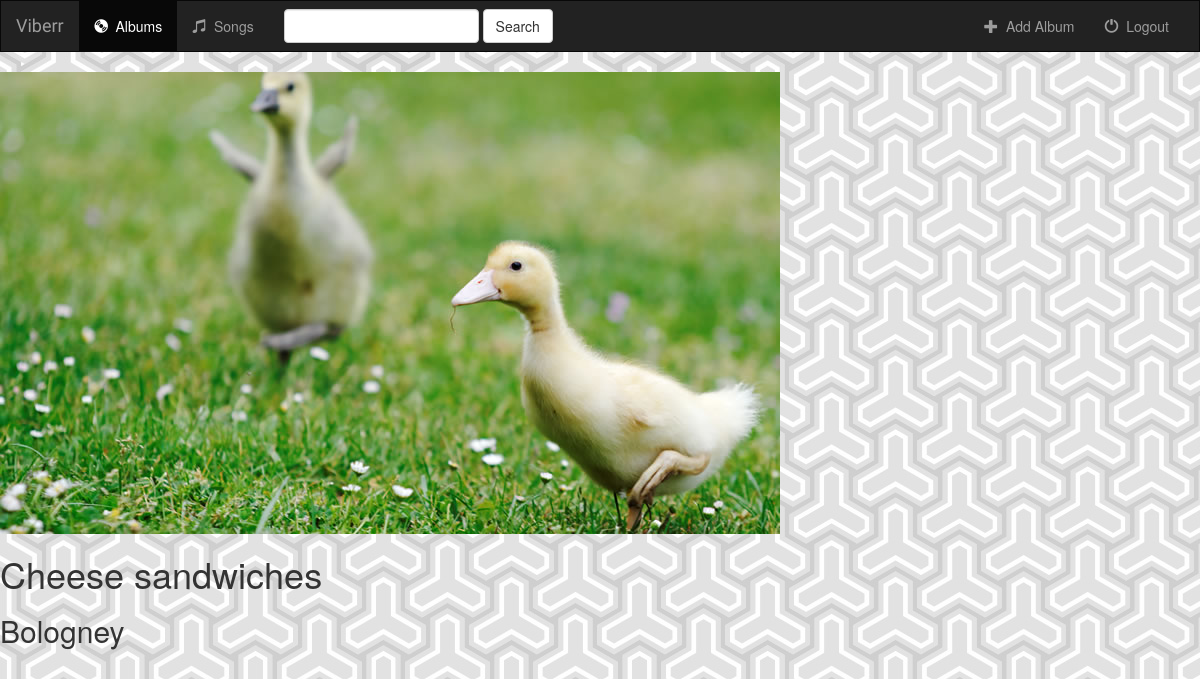
The app's page /music/1/ with its own data.
### music/models.py (models this page shows, shortened)
class Album(models.Model):
    artist = models.CharField(max_length=250)
    album_title = models.CharField(max_length=500)
    genre = models.CharField(max_length=100)
    album_logo = models.FileField()

### music/views.py (the view)
# urls.py: url(r'^(?P<pk>[0-9]+)/$', views.DetailView.as_view(), name='detail'),
class DetailView(generic.DetailView):
    model = Album
    template_name = 'music/detail.html'

### music/templates/music/detail.html (shortened to what this page needs)
{% extends 'music/base.html' %}
{% block body%}
    <img src="{{ album.album_logo.url }}" >
    <br>
    <h1>{{ album.album_title }}</h1>
    <h2>{{ album.artist }}</h2>
{% endblock %}

### music/static/music/style.css (style rules this page uses)
body { background:white url(images/background.jpg); }

### records on screen
Album: album_logo (picture), album_title "Cheese sandwiches", artist "Bologney"
